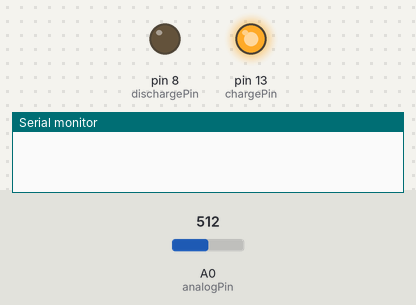
A sketch run on a simulated Arduino Uno, built with avr-gcc and run on an emulated ATmega328P. Shown: output pins drawn as LEDs (lit = HIGH), the last lines printed to the serial monitor. Inputs (shaded band) come from the test bench; at power-on: A0 (analogPin) = 512.

Above: at 1.2 s.
1.3 s: A0 (analogPin) set to 634
3.0 s: A0 (analogPin) set to 662
At 4.7 s:
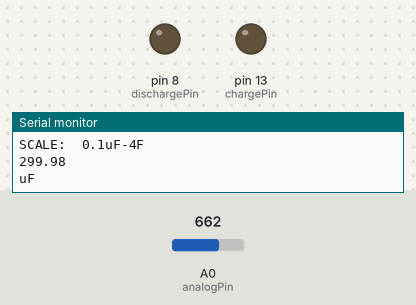
Timing chart, 0 to 6.2 s (numbered marks = the images above; inputs shaded):
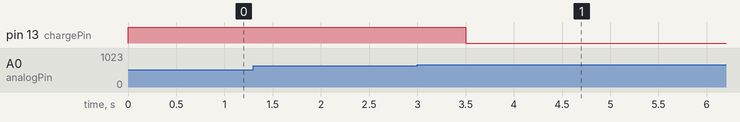

The sketch:

Arduino_capacitance_meter_high.ino
```cpp
/*Thanks. Remember to visit and subscribe to my Youtube channel http://www.youtube.com/c/ELECTRONOOBS
  If you don't whant to Serial print the valeus just delete the serial.print lines
  and leave just the LCD print ones.
  I've used a i2c LCD screen module.
*/
//LCD config
#include <Wire.h>
/*#include <LiquidCrystal_I2C.h>
LiquidCrystal_I2C lcd(0x3f,20,4);  //sometimes the adress is not 0x3f. Change to 0x27 if it dosn't work.
*/
#define analogPin      0
#define chargePin      13
#define dischargePin   8
#define gnd   A2
#define resistorValue  10000.0F  //Remember, we've used a 10K resistor to charge the capacitor

unsigned long startTime;
unsigned long elapsedTime;
float microFarads;
float nanoFarads;

void setup(){
  Serial.begin(9600);
  pinMode(chargePin, OUTPUT);
  digitalWrite(chargePin, LOW);
  pinMode(gnd, OUTPUT);
  digitalWrite(gnd, LOW);
  /*lcd.init();
  lcd.backlight();*/
}

void loop(){
  digitalWrite(chargePin, HIGH);  //apply 5 Volts
  startTime = micros();           //Start the counter
  while(analogRead(analogPin) < 648){       //While the value is lower than 648, just wait
  }

  elapsedTime= micros() - startTime;
  microFarads = ((float)elapsedTime / resistorValue) ; //calculate the capacitance value


  if (microFarads > 1){

    /*lcd.clear();
    lcd.setCursor(0,0);
    lcd.print("SCALE:  0.1uF-4F");
    lcd.setCursor(0,1);
    lcd.print(microFarads);
    lcd.setCursor(14,1);
    lcd.print("uF");*/
      Serial.println("SCALE:  0.1uF-4F");
      Serial.println(microFarads);
      Serial.println("uF");
    delay(500);
  }

  else{
    nanoFarads = microFarads * 1000.0;
    /*lcd.clear();
    lcd.setCursor(0,0);
    lcd.print("SCALE:  0.1uF-4F");
    lcd.setCursor(0,1);
    lcd.print(nanoFarads);
    lcd.setCursor(14,1);
    lcd.print("nF");    */
      Serial.println("SCALE:  0.1uF-4F");
      Serial.println(nanoFarads);
      Serial.println("nF");
    delay(500);
  }


  digitalWrite(chargePin, LOW);
  pinMode(dischargePin, OUTPUT);
  digitalWrite(dischargePin, LOW);     //discharging the capacitor
  while(analogRead(analogPin) > 0){
  }//This while waits till the capaccitor is discharged

  pinMode(dischargePin, INPUT);      //this sets the pin to high impedance

  /*lcd.setCursor(0,0);
  lcd.print("DISCHARGING.....");
  lcd.setCursor(0,1);  */
      Serial.println("DISCHARGING.....");

}
```

Measured:
- the behaviour switches between 647 and 648 on A0 (analogPin) (found by bisection; images 0 and 1)
- after the input at 1.3 s, every drawn part: stays the same
- after the input at 3.0 s, pin 13 (chargePin): HIGH → LOW after 0.50 s
